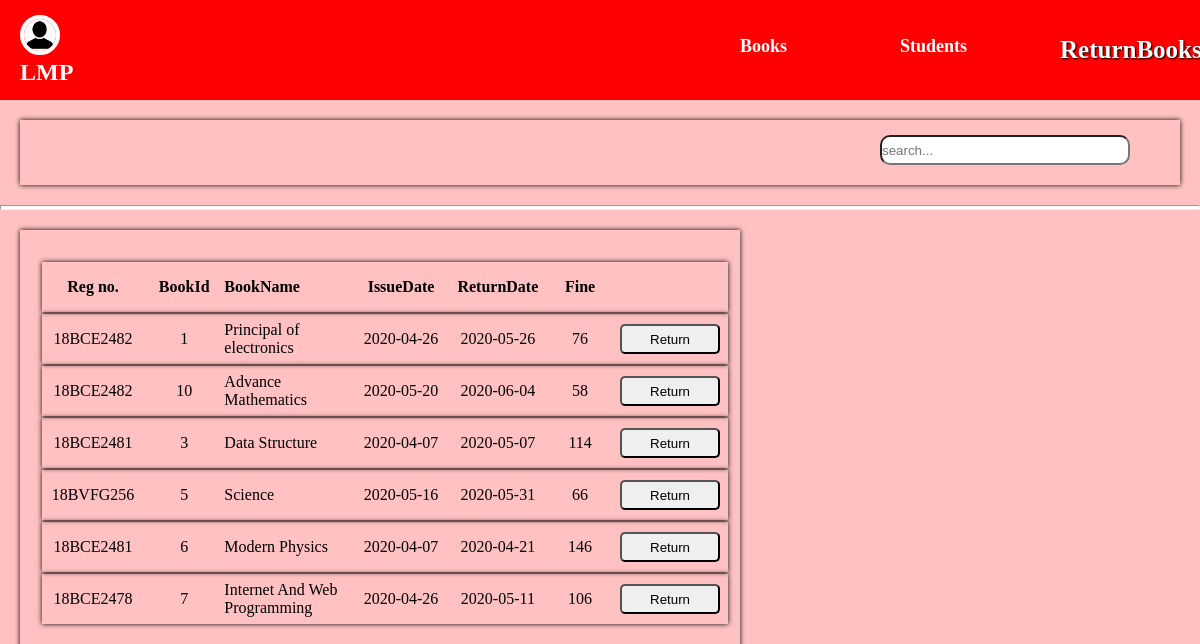
Screenshot of /Library_project/return.php (signed in) with the database file from the repository.
### tables this page shows
CREATE TABLE `issue_book` (
  `sid` varchar(100) NOT NULL,
  `bid` int(100) NOT NULL,
  `issue` varchar(100) NOT NULL,
  `return` varchar(100) NOT NULL
);

CREATE TABLE `books` (
  `bid` varchar(100) NOT NULL,
  `name` varchar(100) NOT NULL,
  `authors` varchar(100) NOT NULL,
  `edition` varchar(100) NOT NULL,
  `quantity` int(100) NOT NULL,
  `department` varchar(100) NOT NULL,
  `checkout` int(3) NOT NULL DEFAULT 0
);

### Library_project/return.php (the view, shortened to what this page needs)
<?php
	include "navi.php";
	if(isset($_SESSION["login_user"])){
?>
<!DOCTYPE html>
<html>
<head>
	<link rel="stylesheet" href="css/initialstyle.css">
</head>
<body>
	<div class="srchbar">
		<form action="return.php" method="post">
			<input type="text" name="srchbox" id="srch_id" placeholder="search..." >
		</form>
	</div>
	<hr style="height: 5px;background-color: white;">
	<div id="contents">
		<table cellpadding="10">
			<div id="tab_head">
				<thead>
					<th class="regnClass">Reg no.</th>
					<th class="bookClass">BookId</th>
					<th class="bknmClass">BookName</th>
					<th class="issuClass">IssueDate</th>
					<th class="retnClass">ReturnDate</th>
					<th class="fineClass">Fine</th>
					<th></th>
				</thead>
			</div>
			<tbody>
			<?php
				function fineCalc($date1,$date2){
					$d1 = strtotime($date1);
					$d2 = strtotime($date2);
					$diff = (($d2 - $d1)/86400)-1;
					if($diff > 0){
						$fine = $diff*2;
					}
					else{
						$fine = 0;
					}
					return $fine;
				}
				function resultprint($con,$sqlquery){
					$count = 0;
					$res = $con->query($sqlquery);
					while (($row = mysqli_fetch_assoc($res))) {
						$sid = $row["sid"];
						$count += 1;
						$retndate = $row["return"];
						$today = Date('Y-m-d');
						$fine = fineCalc($retndate,$today);
						$regn_id = 'regn_'.$count;
						$bkid_id = 'bkid_'.$count;
						$butn_id = 'butn_'.$count;
						$fine_id = 'fine_'.$count;
						echo "<tr class='trClass'>";
						echo "<td id='$regn_id' class='regnClass'>".$sid."</td>";
						echo "<td id='$bkid_id' class='bookClass'>".$row["bid"]."</td>";
						echo "<td class='bknmClass'>".$row["name"]."</td>";
						echo "<td class='issuClass'>".$row["issue"]."</td>";
						echo "<td class='retnClass'>".$retndate."</td>";
						echo "<td class='fineClass' id='$fine_id'>".$fine."</td>";
						echo "<td><button class='button-list' id='$butn_id' value='$count'>Return</button></td>";
						echo "</tr>";
					}
					return $count;
				}
				function ResultSql($conn){
					if(isset($_POST["srchbox"])){
						$na = $_POST["srchbox"];
						if($na == ""){
							$sql  = "SELECT * FROM books JOIN issue_book HAVING books.bid=issue_book.bid";
							$count = resultprint($conn,$sql);
						}else{
							echo "<script>document.getElementById('srch_id').value = '$na'</script>";
							echo "<script>document.getElementById('srchres').innerHTML = 'Search results for ".$na." '</script>";
							$sql  = "SELECT * FROM books JOIN issue_book on books.bid=issue_book.bid WHERE issue_book.sid LIKE '%$na%' or books.name LIKE '%$na%' OR books.bid LIKE '%$na%'";
							$count = resultprint($conn,$sql);
						}
					}else{
						$sql  = "SELECT * FROM books JOIN issue_book HAVING books.bid=issue_book.bid";
						$count = resultprint($conn,$sql);
					}
					return $count;
				}
				$count = ResultSql($conn);
			?>
			</tbody>
		</table>
	</div>
</body>
</html>
<?php } ?>

### Library_project/css/initialstyle.css (style rules this page uses)
#contents,.srchbar { box-shadow: 0px 0px 5px black; }
.srchbar { margin: 20px; padding: 20px; }
button { cursor: pointer; outline: none; border-radius: 5px 5px; width: 100px; height: 30px; }
.srchbar form { margin-top: -30px; margin-left: 75%; }
#contents { margin: 20px; width: 58%; padding-top: 20px; padding-bottom: 20px; }
input[type="text"] { width: 250px; height: 30px; border-radius: 10px 10px; outline: none; }
table { margin: 10px; margin-left: 20px; }
table thead { height: 50px; }
table tr { box-shadow: 0px 0px 5px black; }
table td { text-align: center; width:180px; }

### Library_project/navi.php (style rules this page uses)
* { margin: 0; padding: 0; box-sizing: border-box; }
button { cursor: pointer; }

### Library_project/return.php (style rules this page uses)
body { background: #ffc1c1; }
#contents { width: 60%; }
#srch_id { margin-top: 25px; }
.bknmClass { width: 300px; text-align: left; }
table .trClass { padding: 20px; }
table button { margin-top: 10px; margin-bottom: 10px; }

### rows the page displays
issue_book: sid "18BCE2482", bid "1", bid.name "Principal of electronics", issue "2020-04-26", return "2020-05-26", return "76"
issue_book: sid "18BCE2482", bid "10", bid.name "Advance Mathematics", issue "2020-05-20", return "2020-06-04", return "58"
issue_book: sid "18BCE2481", bid "3", bid.name "Data Structure", issue "2020-04-07", return "2020-05-07", return "114"
issue_book: sid "18BVFG256", bid "5", bid.name "Science", issue "2020-05-16", return "2020-05-31", return "66"
issue_book: sid "18BCE2481", bid "6", bid.name "Modern Physics", issue "2020-04-07", return "2020-04-21", return "146"
issue_book: sid "18BCE2478", bid "7", bid.name "Internet And Web Programming", issue "2020-04-26", return "2020-05-11", return "106"
